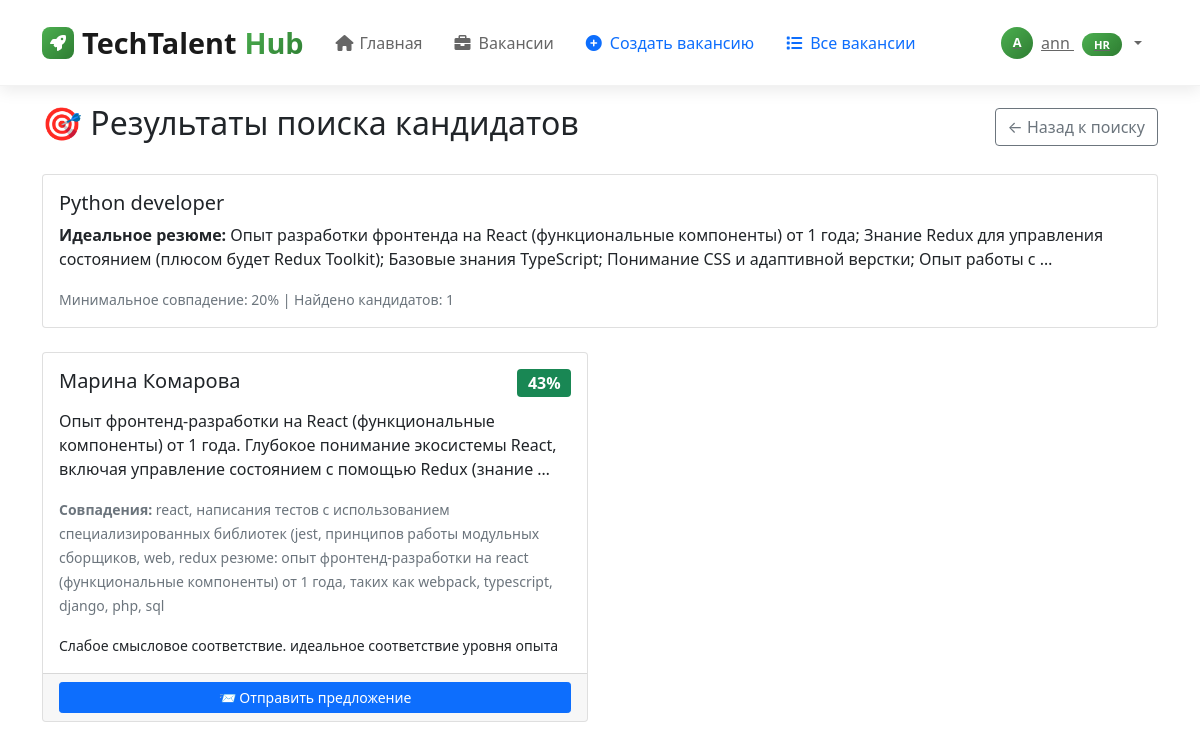
The page /ai-search/results/1/ (signed in) on the database its author committed.
### career_app/models.py (models this page shows, shortened)
class IdealCandidateProfile(models.Model):
    hr_user = models.ForeignKey(User, on_delete=models.CASCADE, verbose_name="HR")
    title = models.CharField(max_length=200, verbose_name="Название профиля")
    ideal_resume = models.TextField(verbose_name="Идеальное резюме")
    required_skills = models.TextField(verbose_name="Требуемые навыки")
    experience_level = models.CharField(max_length=100, verbose_name="Уровень опыта")
    education_requirements = models.TextField(blank=True, verbose_name="Требования к образованию")
    min_match_percentage = models.IntegerField(default=70, verbose_name="Минимальный % совпадения")
    max_candidates = models.IntegerField(default=10, verbose_name="Максимум кандидатов")
    is_active = models.BooleanField(default=True, verbose_name="Активен")
    created_at = models.DateTimeField(auto_now_add=True)
    class Meta:
        verbose_name = "Идеальный профиль кандидата"
        verbose_name_plural = "Идеальные профили кандидатов"

class AISearchMatch(models.Model):
    ideal_candidate_profile = models.ForeignKey(IdealCandidateProfile, on_delete=models.CASCADE, null=True, blank=True)
    ideal_vacancy_profile = models.ForeignKey(IdealVacancyProfile, on_delete=models.CASCADE, null=True, blank=True)
    matched_applicant = models.ForeignKey(Applicant, on_delete=models.CASCADE, null=True, blank=True)
    matched_vacancy = models.ForeignKey(Vacancy, on_delete=models.CASCADE, null=True, blank=True)
    match_percentage = models.IntegerField(verbose_name="Процент совпадения")
    match_details = models.JSONField(verbose_name="Детали совпадения", default=dict)
    status = models.CharField(max_length=20, choices=[
        ('pending', 'Ожидает'),
        ('offer_sent', 'Офер отправлен'),
        ('accepted', 'Принято'),
        ('rejected', 'Отклонено'),
    ], default='pending')
    created_at = models.DateTimeField(auto_now_add=True)
    class Meta:
        verbose_name = "Результат ИИ-поиска"
        verbose_name_plural = "Результаты ИИ-поиска"

class Applicant(models.Model):
    EXPERIENCE_LEVELS = [
        ('no_experience', 'Нет опыта'),
        ('intern', 'Стажер'),
        ('junior', 'Junior (Начинающий)'),
        ('middle', 'Middle (Опытный)'),
        ('senior', 'Senior (Старший)'),
        ('lead', 'Lead (Руководитель)'),
    ]
    EDUCATION_LEVELS = [
        ('secondary', 'Среднее'),
        ('secondary_professional', 'Среднее профессиональное'),
        ('high', 'Высшее образование'),
    ]
    user = models.OneToOneField(User, on_delete=models.CASCADE, null=True, blank=True)
    first_name = models.CharField(max_length=100, verbose_name="Имя")
    last_name = models.CharField(max_length=100, verbose_name="Фамилия")
    email = models.EmailField(verbose_name="Email")
    phone = models.CharField(max_length=20, verbose_name="Телефон")
    position = models.CharField(max_length=200, blank=True, verbose_name="Желаемая должность")
    experience_level = models.CharField(
        max_length=50,
        choices=EXPERIENCE_LEVELS,
        blank=True,
        verbose_name="Уровень опыта"
    )
    education_level = models.CharField(
        max_length=50,
        choices=EDUCATION_LEVELS,
        blank=True,
        verbose_name="Уровень образования"
    )
    skills = models.TextField(blank=True, verbose_name="Навыки")
    experience = models.TextField(blank=True, verbose_name="Опыт работы")
    education = models.TextField(blank=True, verbose_name="Образование")
    about = models.TextField(blank=True, verbose_name="О себе")
    resume_file = models.FileField(upload_to='resumes/', null=True, blank=True, verbose_name="Файл резюме")
    resume_text = models.TextField(blank=True, verbose_name="Текст резюме")
    created_at = models.DateTimeField(auto_now_add=True)
    is_published = models.BooleanField(default=True, verbose_name="Резюме опубликовано")
    class Meta:
        verbose_name = "Соискатель"
        verbose_name_plural = "Соискатели"

### career_app/views.py (the view)
# urls.py: path('ai-search/results/<int:profile_id>/', views.ai_search_results, name='ai_search_results'),
@login_required
def ai_search_results(request, profile_id):
    user_profile = request.user.userprofile
    try:
        if user_profile.role == 'hr':
            profile = IdealCandidateProfile.objects.get(id=profile_id, hr_user=request.user)
            matches = AISearchMatch.objects.filter(
                ideal_candidate_profile=profile
            ).select_related('matched_applicant').order_by('-match_percentage')
            template = 'career_app/ai_candidate_results.html'
        else:
            profile = IdealVacancyProfile.objects.get(id=profile_id, applicant__user=request.user)
            matches = AISearchMatch.objects.filter(
                ideal_vacancy_profile=profile
            ).select_related('matched_vacancy', 'matched_vacancy__company').order_by('-match_percentage')
            template = 'career_app/ai_vacancy_results.html'
        print(f"=== ДИАГНОСТИКА РЕЗУЛЬТАТОВ ===")
        print(f"Профиль: {profile.title}")
        print(f"Найдено совпадений в базе: {matches.count()}")
        for match in matches:
            if hasattr(match, 'matched_vacancy') and match.matched_vacancy:
                print(f"- Вакансия: {match.matched_vacancy.title} - {match.match_percentage}%")
            elif hasattr(match, 'matched_applicant') and match.matched_applicant:
                print(
                    f"- Кандидат: {match.matched_applicant.first_name} {match.matched_applicant.last_name} - {match.match_percentage}%")
        context = {
            'profile': profile,
            'matches': matches,
            'debug_info': {
                'matches_count': matches.count(),
                'profile_title': profile.title
            }
        }
        return render(request, template, context)
    except IdealCandidateProfile.DoesNotExist:
        messages.error(request, 'Профиль кандидата не найден.')
        return redirect('ai_search_dashboard')
    except IdealVacancyProfile.DoesNotExist:
        messages.error(request, 'Профиль вакансии не найден.')
        return redirect('ai_search_dashboard')

### templates/career_app/ai_candidate_results.html (shortened to what this page needs)
{% extends 'base.html' %}
{% block content %}
<div class="container mt-4">
    <div class="d-flex justify-content-between align-items-center mb-4">
        <h2>🎯 Результаты поиска кандидатов</h2>
        <a href="{% url 'ai_search_dashboard' %}" class="btn btn-outline-secondary">← Назад к поиску</a>
    </div>
    <div class="card mb-4">
        <div class="card-body">
            <h5 class="card-title">{{ profile.title }}</h5>
            <p class="card-text"><strong>Идеальное резюме:</strong> {{ profile.ideal_resume|truncatewords:30 }}</p>
            <p class="card-text">
                <small class="text-muted">
                    Минимальное совпадение: {{ profile.min_match_percentage }}% |
                    Найдено кандидатов: {{ matches|length }}
                </small>
            </p>
        </div>
    </div>
    {% if matches %}
    <div class="row">
        {% for match in matches %}
        <div class="col-md-6 mb-3">
            <div class="card h-100">
                <div class="card-body">
                    <div class="d-flex justify-content-between align-items-start mb-2">
                        <h5 class="card-title">{{ match.matched_applicant.first_name }} {{ match.matched_applicant.last_name }}</h5>
                        <span class="badge bg-success fs-6">{{ match.match_percentage }}%</span>
                    </div>
                    {% if match.matched_applicant.resume_text %}
                    <p class="card-text">{{ match.matched_applicant.resume_text|truncatewords:20 }}</p>
                    {% endif %}
                    {% if match.match_details.matched_concepts %}
                    <p class="card-text">
                        <small class="text-muted">
                            <strong>Совпадения:</strong>
                            {{ match.match_details.matched_concepts|join:", " }}
                        </small>
                    </p>
                    {% endif %}
                    {% if match.match_details.explanation %}
                    <p class="card-text">
                        <small>{{ match.match_details.explanation }}</small>
                    </p>
                    {% endif %}
                </div>
                <div class="card-footer">
                    <div class="d-grid gap-2">
                        <a href="{% url 'send_offer_to_candidate' match.id %}" class="btn btn-primary btn-sm">
                            📨 Отправить предложение
                        </a>
                    </div>
                </div>
            </div>
        </div>
        {% endfor %}
    </div>
    {% endif %}
</div>
{% endblock %}

### templates/base.html (shortened to what this page needs)
<!DOCTYPE html>
<html lang="ru">
<head>
    <link href="https://cdn.jsdelivr.net/npm/bootstrap@5.1.3/dist/css/bootstrap.min.css" rel="stylesheet">
    <link href="https://cdnjs.cloudflare.com/ajax/libs/font-awesome/6.0.0/css/all.min.css" rel="stylesheet">
</head>
<body>
    <nav class="navbar navbar-expand-lg navbar-light fixed-top">
        <div class="container">
            <a class="navbar-brand" href="{% url 'home' %}">
                <div class="brand-icon">
                    <i class="fas fa-rocket"></i>
                </div>
                TechTalent<span>Hub</span>
            </a>
            <div class="collapse navbar-collapse" id="navbarNav">
                <ul class="navbar-nav me-auto">
    <li class="nav-item">
        <a class="nav-link {% if request.path == '/' %}active{% endif %}" href="{% url 'home' %}">
            <i class="fas fa-home"></i>
            Главная
        </a>
    </li>
    <li class="nav-item">
        <a class="nav-link {% if 'vacancy' in request.path %}active{% endif %}" href="{% url 'vacancy_list' %}">
            <i class="fas fa-briefcase"></i>
            Вакансии
        </a>
    </li>
    {% if user.is_authenticated %}
        {% if user.userprofile.role == 'admin' %}
            <li class="nav-item admin">
                <a class="nav-link" href="{% url 'moderation_list' %}">
                    <i class="fas fa-shield-alt"></i>
                    Модерация
                </a>
            </li>
            <li class="nav-item admin">
                <a class="nav-link" href="{% url 'analytics' %}">
                    <i class="fas fa-chart-bar"></i>
                    Аналитика
                </a>
            </li>
        {% elif user.userprofile.role == 'hr' %}
            <li class="nav-item hr">
                <a class="nav-link" href="{% url 'create_vacancy' %}">
                    <i class="fas fa-plus-circle"></i>
                    Создать вакансию
                </a>
            </li>
            <li class="nav-item hr">
                <a class="nav-link" href="{% url 'vacancy_list' %}">
                    <i class="fas fa-list"></i>
                    Все вакансии
                </a>
            </li>
        {% endif %}
    {% endif %}
</ul>
                <ul class="navbar-nav">
                    {% if user.is_authenticated %}
                        <li class="nav-item dropdown">
                            <a class="user-dropdown dropdown-toggle" href="#" role="button" data-bs-toggle="dropdown">
                                <div class="user-avatar">
                                    {{ user.username|first|upper }}
                                </div>
                                <span class="d-none d-md-inline">
                                    {{ user.username }}
                                    <span class="role-badge">
                                        {% if user.userprofile.role == 'admin' %}Админ
                                        {% elif user.userprofile.role == 'hr' %}HR
                                        {% elif user.userprofile.role == 'university' %}ВУЗ
                                        {% elif user.userprofile.role == 'student' %}Студент
                                        {% else %}Пользователь{% endif %}
                                    </span>
                                </span>
                            </a>
                        </li>
                    {% endif %}
                </ul>
            </div>
        </div>
    </nav>
    <div style="padding-top: 80px;"></div>
    <main>
        {% block content %}
        {% endblock %}
    </main>
</body>
</html>

### templates/base.html (style rules this page uses)
:root { --primary-green: #4caf50; --primary-dark: #1a1a1a; --text-gray: #666; --light-gray: #f8f9fa; --border-color: #e9ecef; --shadow-light: 0 5px 15px rgba(0,0,0,0.08); --shadow-medium: 0 10px 30px rgba(0,0,0,0.12); }
.navbar { background: rgba(255, 255, 255, 0.95) !important; backdrop-filter: blur(10px); border-bottom: 1px solid rgba(0, 0, 0, 0.05); padding: 1rem 0; transition: all 0.3s ease; box-shadow: var(--shadow-light); }
.navbar-brand { font-weight: 800; font-size: 1.8rem; color: var(--primary-dark) !important; display: flex; align-items: center; gap: 0.5rem; }
.navbar-brand span { color: var(--primary-green); background: linear-gradient(135deg, var(--primary-green) 0%, #2e7d32 100%); -webkit-background-clip: text; -webkit-text-fill-color: transparent; background-clip: text; }
.brand-icon { width: 32px; height: 32px; background: linear-gradient(135deg, var(--primary-green) 0%, #2e7d32 100%); border-radius: 8px; display: flex; align-items: center; justify-content: center; color: white; font-size: 1rem; }
.nav-link { color: var(--text-gray) !important; font-weight: 500; padding: 0.5rem 1rem !important; border-radius: 8px; transition: all 0.3s ease; display: flex; align-items: center; gap: 0.5rem; position: relative; }
.nav-link i { width: 16px; text-align: center; }
.user-dropdown { background: none; border: none; color: var(--text-gray); font-weight: 500; display: flex; align-items: center; gap: 0.5rem; padding: 0.5rem 1rem; border-radius: 8px; transition: all 0.3s ease; }
.user-avatar { width: 32px; height: 32px; background: linear-gradient(135deg, var(--primary-green) 0%, #2e7d32 100%); border-radius: 50%; display: flex; align-items: center; justify-content: center; color: white; font-size: 0.8rem; font-weight: 600; }
.role-badge { background: linear-gradient(135deg, var(--primary-green) 0%, #2e7d32 100%); color: white; padding: 0.25rem 0.75rem; border-radius: 15px; font-size: 0.7rem; font-weight: 600; margin-left: 0.5rem; }
.nav-item.hr .nav-link { color: #0d6efd !important; }

### rows shown on the page
IdealCandidateProfile: title "Python developer", ideal_resume "Опыт разработки фронтенда на React (функциональные компоненты) от 1 года; Знание Redux для управления состоянием (плюсом будет Redux Toolkit); Базовые знания TypeScript; Понимание CSS и адаптивной верстки; Опыт работы с …", min_match_percentage "20"
AISearchMatch: matched_applicant.first_name "Марина", matched_applicant.last_name "Комарова", match_percentage "43", matched_applicant.resume_text "Опыт фронтенд-разработки на React (функциональные компоненты) от 1 года. Глубокое понимание экосистемы React, включая управление состоянием с помощью Redux (знание …", match_details.matched_concepts "react, написания тестов с использованием специализированных библиотек (jest, принципов работы модульных сборщиков, web, redux резюме: опыт фронтенд-разработки на react (функциональные компоненты) от 1 года, таких как webpack, typescript, django, php, sql", match_details.explanation "Слабое смысловое соответствие. идеальное соответствие уровня опыта"

### other values the page prints
{{ user.username|first|upper }} "A"
{{ user.username }} "ann"
{{ matches|length }} "1"
